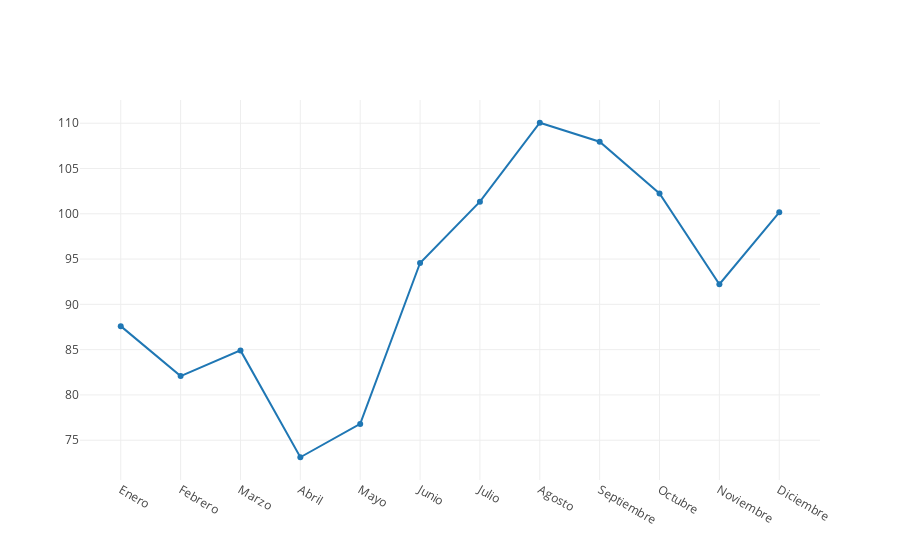

The cell this chart's notebook holds for it:
### Code cell
def precioHistoricoPromedioMensual = {
val df = dfMercados
    .select("Valor_Mercado_Spot", "Fecha")
    .groupBy(date_format(col("Fecha"), "MM").as("Mes"))
    .agg(avg("Valor_Mercado_Spot").as("PromedioMensual"))
    .orderBy(col("Mes"))

val seqPrecioEnergia = df.select("PromedioMensual").as[Double].collect.toSeq
val seqMeses = Seq("Enero", "Febrero", "Marzo", "Abril", "Mayo", "Junio", "Julio", "Agosto", "Septiembre", "Octubre", "Noviembre", "Diciembre")


val trace =  Scatter(seqMeses, seqPrecioEnergia, name = "€/MWh")
     
val data = Seq(trace)
plot(data)
}

precioHistoricoPromedioMensual

### Figure 1 — Plotly figure (JSON) as saved in the notebook; plotly's stock layout.template omitted (floating-point values rounded to 4 significant figures)
{"data": [{"name": "€/MWh", "type": "scatter", "x": ["Enero", "Febrero", "Marzo", "Abril", "Mayo", "Junio", "Julio", "Agosto", "Septiembre", "Octubre", "Noviembre", "Diciembre"], "y": [87.6, 82.08, 84.92, 73.12, 76.8, 94.57, 101.3, 110.1, 108.0, 102.3, 92.22, 100.2]}], "layout": {"autosize": true, "xaxis": {"autorange": true, "range": [-0.6608, 11.66], "type": "category"}, "yaxis": {"autorange": true, "range": [70.42, 112.8], "type": "linear"}}}
